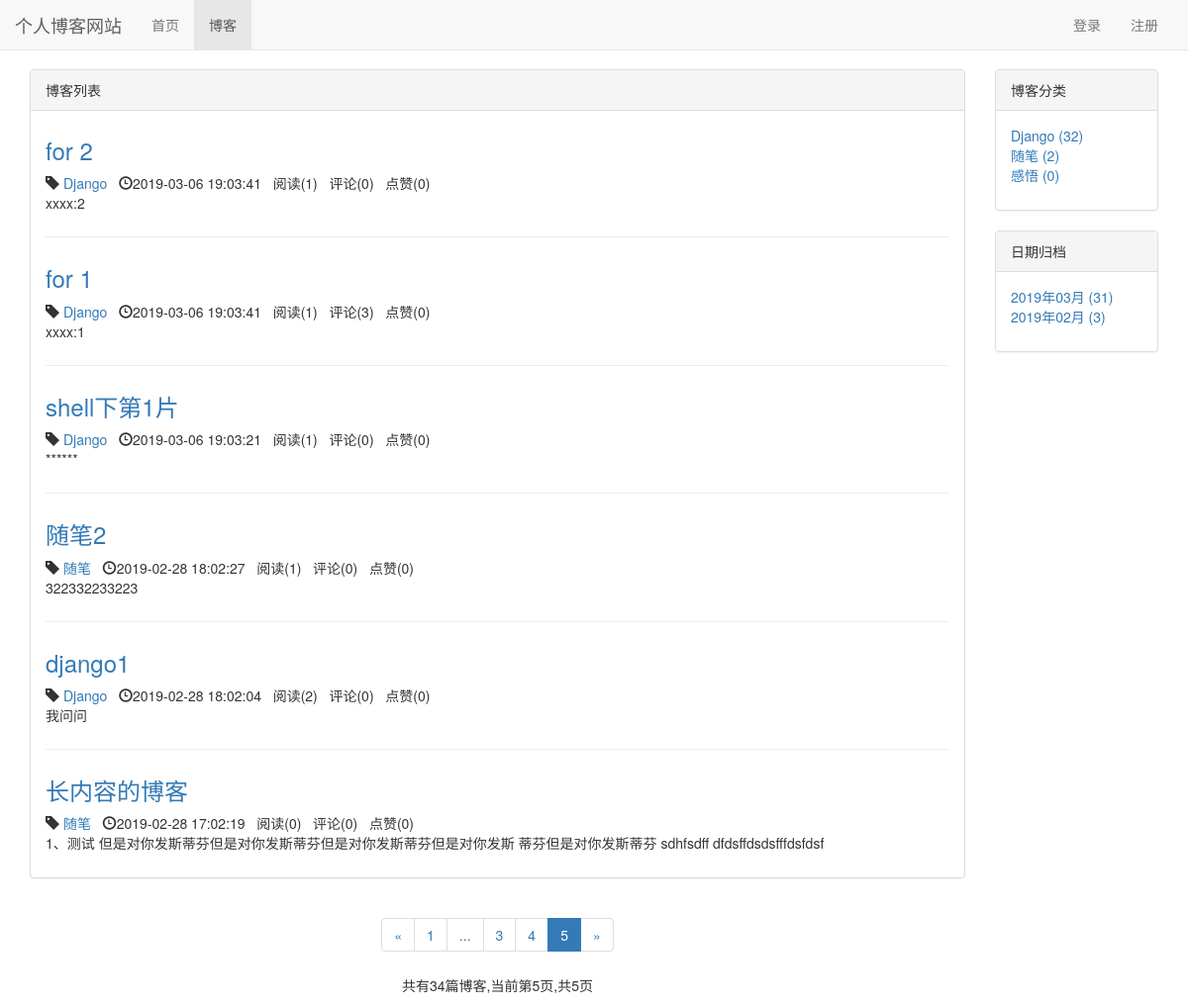
/blog/?page=5, run on an earlier commit of the app's database.
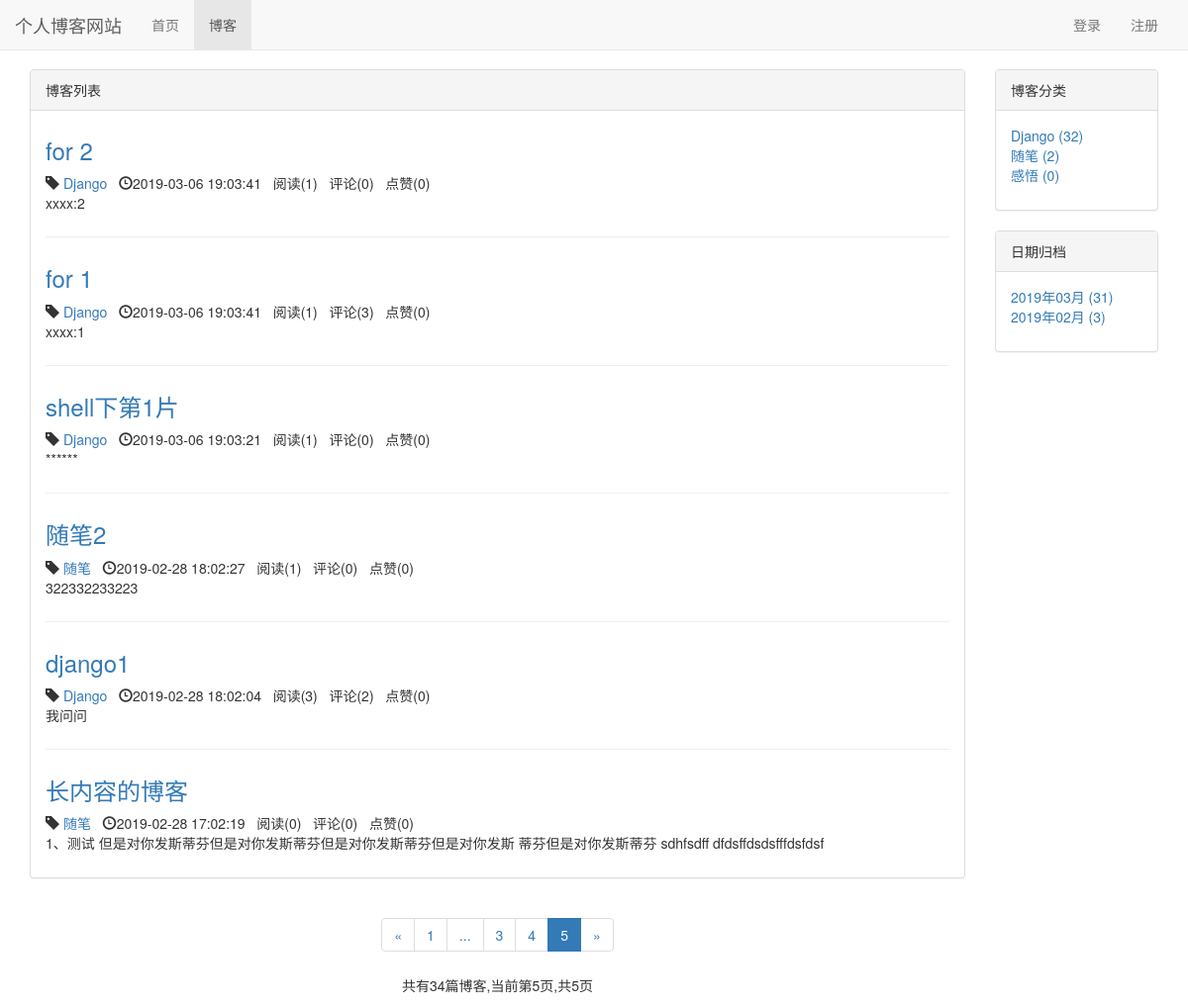
And on a later commit of the database.
### blog/models.py (models this page shows, shortened)
class Blog(models.Model,ReadNumExpandMethod):
    title = models.CharField(max_length=50)
    blog_type = models.ForeignKey(BlogType,on_delete=models.CASCADE)
    content = RichTextUploadingField()
    author = models.ForeignKey(User,on_delete=models.CASCADE)
    read_details = GenericRelation(ReadDetail)
    created_time = models.DateTimeField(auto_now_add=True)
    last_updated_time = models.DateTimeField(auto_now=True)
    class Meta:
        ordering = ['-created_time']

class BlogType(models.Model):
    type_name = models.CharField(max_length=15)
    def __str__(self):
        return self.type_name

### read_statistics/models.py (models this page shows)
class ReadNum(models.Model):
    read_num = models.IntegerField(default=0)
    content_type = models.ForeignKey(ContentType, on_delete=models.CASCADE)
    object_id = models.PositiveIntegerField()
    content_object = GenericForeignKey('content_type', 'object_id')

### likes/models.py (models this page shows)
class LikeCount(models.Model):
    content_type = models.ForeignKey(ContentType, on_delete=models.CASCADE)
    object_id = models.PositiveIntegerField()
    content_object = GenericForeignKey('content_type', 'object_id')
    liked_num = models.IntegerField(default=0)

### blog/views.py (the view)
# urls.py: path('',views.blog_list,name='blog_list'),
def blog_list(request):
    blogs_all_list = Blog.objects.all()
    context = get_blog_list_common_data(request,blogs_all_list)
    return render(request,'blog/blog_list.html',context)

### comment/templatetags/comment_tags.py (called while the page is built)
@register.simple_tag
def get_comment_count(obj):
    content_type = ContentType.objects.get_for_model(obj)
    return Comment.objects.filter(content_type=content_type,object_id=obj.pk).count()

### likes/templatetags/likes_tags.py (called while the page is built)
@register.simple_tag
def get_like_count(obj):
    content_type = ContentType.objects.get_for_model(obj)
    like_count,created = LikeCount.objects.get_or_create(content_type=content_type,object_id=obj.pk)
    return like_count.liked_num

### read_statistics/models.py (called while the page is built)
    def get_read_num(self):
        try:
            ct = ContentType.objects.get_for_model(self)
            readnum = ReadNum.objects.get(content_type=ct,object_id=self.pk)
            return readnum.read_num
        except exceptions.ObjectDoesNotExist:
            return 0

### user/context_processors.py (called while the page is built)
def login_modal_form(request):
    return {'login_modal_form':LoginForm()}

### blog/templates/blog/blog_list.html (shortened to what the changed rows need)
{% extends 'base.html' %}
{% load staticfiles %}
{% load comment_tags %}
{% load likes_tags %}
{% block header_extends %}
    <link rel="stylesheet" href="{% static 'blog/blog.css' %}">
{% endblock %}
{% block content %}
    <div class="container">
        <div class="row">
            <div class="col-xs-12 col-sm-8 col-md-9 col-lg-10">
                <div class="panel panel-default">
                    <div class="panel-body">
                        {% for blog in blogs %}
                            <div class="blog">
                                <h3>
                                    <a href="{% url 'blog_detail' blog.pk %}">
                                        {{ blog.title }}
                                    </a>
                                </h3>
                                <p class="blog-info">
                                    <span class="glyphicon glyphicon-tag"></span> <a href="{% url 'blogs_with_type' blog.blog_type.pk %}">{{ blog.blog_type }}</a>&nbsp;&nbsp;
                                    <span class="glyphicon glyphicon-time"></span>{{ blog.created_time | date:"Y-m-d H:m:s" }}&nbsp;&nbsp;
                                    阅读({{ blog.get_read_num }})&nbsp;&nbsp;
                                    评论({% get_comment_count blog %})&nbsp;&nbsp;
                                    点赞({% get_like_count blog %})
                                </p>
                                <p>{{ blog.content | striptags | truncatechars:120 }}</p>
                            </div>
                        {% empty %}
                            <div class="blog">
                                <h3>暂无博客，敬请期待</h3>
                            </div>
                        {% endfor %}
                    </div>
                </div>
            </div>
        </div>
    </div>
{% endblock %}

What changed in the data, as far as the page shows it:
changed through a linked row, Blog "django1": get_read_num "2" → "3"; id "0" → "2"
